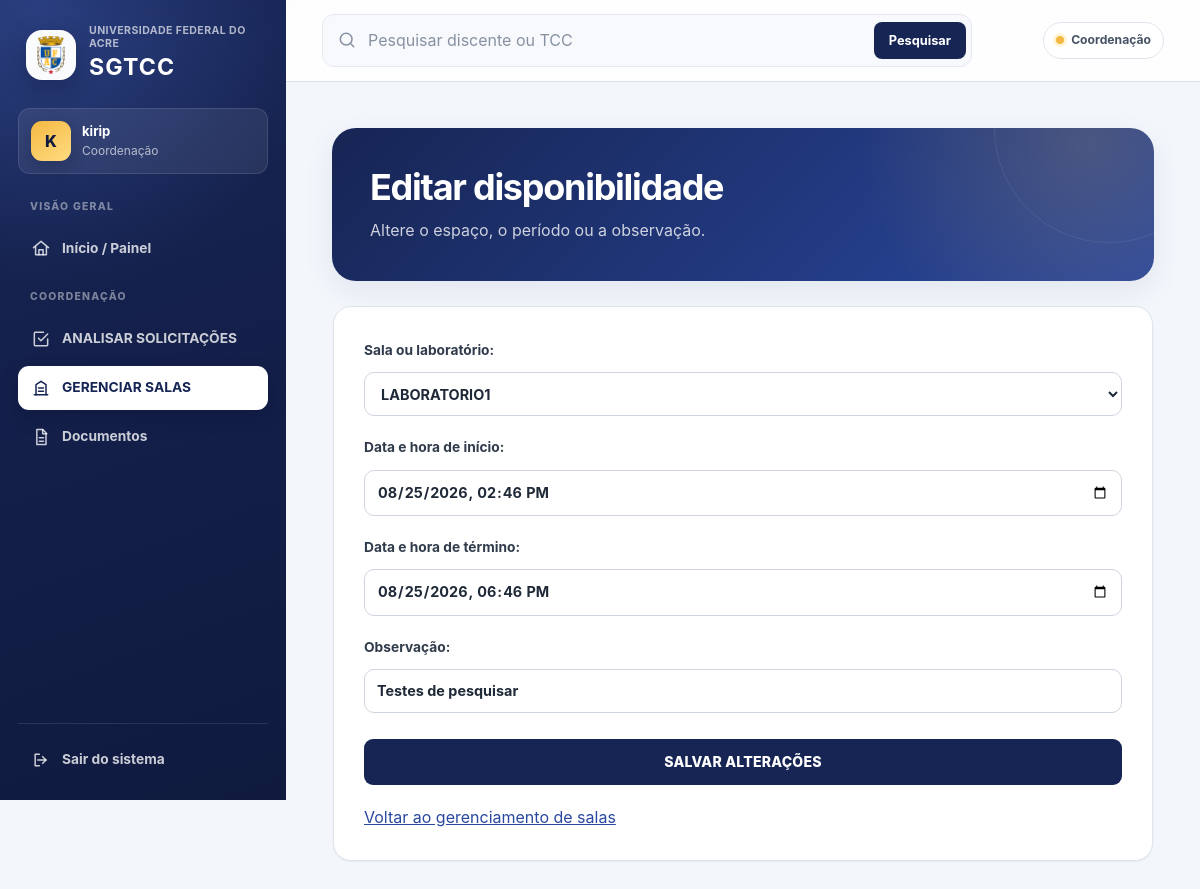
Page /disponibilidades/6/editar/ (signed in) on the committed database.
### bancasapp/models.py (models this page shows, shortened)
class DisponibilidadeEspaco(models.Model):
    espaco = models.ForeignKey(
        EspacoFisico,
        on_delete=models.CASCADE,
        related_name='disponibilidades'
    )
    data_hora_inicio = models.DateTimeField(
        verbose_name='Data e hora de início'
    )
    data_hora_fim = models.DateTimeField(
        verbose_name='Data e hora de término'
    )
    ativo = models.BooleanField(
        default=True
    )
    observacao = models.CharField(
        max_length=255,
        blank=True
    )
    criada_por = models.ForeignKey(
        User,
        on_delete=models.SET_NULL,
        null=True,
        blank=True,
        related_name='disponibilidades_criadas',
        editable=False
    )
    data_cadastro = models.DateTimeField(
        auto_now_add=True
    )
    class Meta:
        ordering = [
            'data_hora_inicio',
            'espaco__nome',
        ]
        verbose_name = 'Disponibilidade de espaço'
        verbose_name_plural = 'Disponibilidades de espaços'
        constraints = [
            models.CheckConstraint(
                condition=models.Q(
                    data_hora_fim__gt=models.F(
                        'data_hora_inicio'
                    )
                ),
                name='disponibilidade_fim_apos_inicio'
            ),
        ]
        indexes = [
            models.Index(
                fields=[
                    'espaco',
                    'data_hora_inicio',
                    'data_hora_fim',
                ],
                name='disp_espaco_periodo_idx'
            ),
        ]

### bancasapp/views.py (the view)
@coordenacao_required
def editar_disponibilidade(
    request,
    disponibilidade_id
):
    disponibilidade = get_object_or_404(
        DisponibilidadeEspaco.objects
        .select_related('espaco'),
        pk=disponibilidade_id
    )
    if request.method == 'POST':
        if _disponibilidade_possui_compromisso(
            disponibilidade
        ):
            messages.error(
                request,
                'Esta disponibilidade possui uma solicitação '
                'ou banca futura vinculada ao período e não '
                'pode ser editada.'
            )
            return redirect(
                'gerenciar_espacos'
            )
        form = DisponibilidadeEspacoForm(
            request.POST,
            instance=disponibilidade
        )
        if form.is_valid():
            form.save()
            messages.success(
                request,
                'Disponibilidade atualizada com sucesso.'
            )
            return redirect(
                'gerenciar_espacos'
            )
        for erros in form.errors.values():
            for erro in erros:
                messages.error(
                    request,
                    erro
                )
    else:
        form = DisponibilidadeEspacoForm(
            instance=disponibilidade
        )
    contexto = {
        'titulo': 'Editar disponibilidade',
        'descricao': (
            'Altere o espaço, o período ou a observação.'
        ),
        'form': form,
        'texto_botao': 'SALVAR ALTERAÇÕES',
    }
    return render(
        request,
        'editar_gerenciamento.html',
        contexto
    )

### bancasapp/models.py (called while the page is built)
    def __str__(self):
        return self.nome

### bancasapp/permissions.py (called while the page is built)
def usuario_e_coordenacao(user):
    if not user.is_authenticated or not user.is_active:
        return False
    if user.is_superuser:
        return True
    return pUsuario.objects.filter(
        usuario=user,
        perfil='COORDENACAO'
    ).exists()

def coordenacao_required(view_func):
    @login_required(login_url='login')
    @wraps(view_func)
    def wrapper(request, *args, **kwargs):
        if usuario_e_coordenacao(request.user):
            return view_func(
                request,
                *args,
                **kwargs
            )
        messages.error(
            request,
            'Apenas a Coordenação pode realizar esta operação.'
        )
        return redirect('dashboard')
    return wrapper

### templates/editar_gerenciamento.html (shortened to what this page needs)
{% extends 'base.html' %}
{% block content %}
<div class="dashboard-header">
    <h1>{{ titulo }}</h1>
    <p>{{ descricao }}</p>
</div>
<div class="form-container">
    <form method="POST">
        {{ form.as_p }}
        <button
            type="submit"
            class="btn-enviar"
        >
            {{ texto_botao }}
        </button>
    </form>
    <p style="margin-top: 20px;">
        <a href="{% url 'gerenciar_espacos' %}">
            Voltar ao gerenciamento de salas
        </a>
    </p>
</div>
{% endblock %}

### templates/base.html (shortened to what this page needs)
{% load static %}
<!DOCTYPE html>
<html lang="pt-br">
<head>
    <link
        rel="stylesheet"
        href="{% static 'css/style.css' %}?v=20260901-05"
    >
</head>
<body>
    {% with rota=request.resolver_match.url_name %}
        <div class="app-shell">
            <aside
                class="sidebar"
                id="menu-principal"
                aria-label="Navegação principal"
            >
                <div class="brand">
                    <div class="brand-logo">
                        <img
                            src="{% static 'assets/logo_ufac.png' %}"
                            alt="Brasão da Universidade Federal do Acre"
                        >
                    </div>
                    <div class="brand-texto">
                        <span>Universidade Federal do Acre</span>
                        <strong>SGTCC</strong>
                    </div>
                </div>
                {% if request.user.is_authenticated %}
                    <div class="usuario-logado">
                        <div class="usuario-avatar" aria-hidden="true">
                            {{ request.user.get_full_name|default:request.user.username|slice:":1"|upper }}
                        </div>
                        <div class="usuario-dados">
                            <strong>
                                {{ request.user.get_full_name|default:request.user.username }}
                            </strong>
                            <span>
                                {% if request.user.is_superuser %}
                                    Coordenação
                                {% else %}
                                    {{ request.user.pusuario.get_perfil_display }}
                                {% endif %}
                            </span>
                        </div>
                    </div>
                {% endif %}
                <nav class="app-nav">
                    <span class="nav-secao">Visão geral</span>
                    <a
                        href="{% url 'dashboard' %}"
                        class="nav-link {% if rota == 'dashboard' %}is-active{% endif %}"
                    >
                        <svg viewBox="0 0 24 24" aria-hidden="true">
                            <path d="M3 11.5 12 4l9 7.5"></path>
                            <path d="M5.5 10.5V20h13v-9.5"></path>
                            <path d="M9.5 20v-6h5v6"></path>
                        </svg>
                        <span>Início / Painel</span>
                    </a>
                    {% if request.user.is_superuser or request.user.pusuario.perfil == 'COORDENACAO' %}
                        <span class="nav-secao">Coordenação</span>
                        <a
                            href="{% url 'solicitacoes_coordenacao' %}"
                            class="nav-link {% if rota == 'solicitacoes_coordenacao' or rota == 'avaliar_solicitacao' or rota == 'editar_solicitacao_coordenacao' %}is-active{% endif %}"
                        >
                            <svg viewBox="0 0 24 24" aria-hidden="true">
                                <path d="M9 11 12 14 20 6"></path>
                                <path d="M20 12v7a1 1 0 0 1-1 1H5a1 1 0 0 1-1-1V5a1 1 0 0 1 1-1h10"></path>
                            </svg>
                            <span>ANALISAR SOLICITAÇÕES</span>
                        </a>
                        <a
                            href="{% url 'gerenciar_espacos' %}"
                            class="nav-link {% if rota == 'gerenciar_espacos' or rota == 'editar_espaco' or rota == 'editar_disponibilidade' %}is-active{% endif %}"
                        >
                            <svg viewBox="0 0 24 24" aria-hidden="true">
                                <path d="M4 20h16"></path>
                                <path d="M6 20V8l6-4 6 4v12"></path>
                                <path d="M9 12h6"></path>
                                <path d="M9 16h6"></path>
                            </svg>
                            <span>GERENCIAR SALAS</span>
                        </a>
                        <a
                            href="{% url 'documentos' %}"
                            class="nav-link {% if rota == 'documentos' %}is-active{% endif %}"
                        >
                            <svg viewBox="0 0 24 24" aria-hidden="true">
                                <path d="M7 3h7l4 4v14H7z"></path>
                                <path d="M14 3v5h5"></path>
                                <path d="M10 13h5"></path>
                                <path d="M10 17h5"></path>
                            </svg>
                            <span>Documentos</span>
                        </a>
                    {% endif %}
                </nav>
                <div class="footer-menu">
                    <form
                        method="POST"
                        action="{% url 'logout' %}"
                        class="form-logout"
                    >
                        <button type="submit" class="btn-logout">
                            <svg viewBox="0 0 24 24" aria-hidden="true">
                                <path d="M10 5H5v14h5"></path>
                                <path d="M14 8l4 4-4 4"></path>
                                <path d="M8 12h10"></path>
                            </svg>
                            <span>Sair do sistema</span>
                        </button>
                    </form>
                </div>
            </aside>
            <main class="app-main">
                <header class="topbar">
                    <form
                        action="{% url 'pesquisar' %}"
                        method="GET"
                        class="barra-pesquisa"
                        role="search"
                    >
                        <svg viewBox="0 0 24 24" aria-hidden="true">
                            <circle cx="11" cy="11" r="7"></circle>
                            <path d="m16 16 4 4"></path>
                        </svg>
                        <input
                            id="pesquisa-global"
                            type="search"
                            name="q"
                            placeholder="Pesquisar discente ou TCC"
                            value="{{ request.GET.q|default:'' }}"
                            autocomplete="off"
                        >
                        <button type="submit">Pesquisar</button>
                    </form>
                    <div class="topbar-contexto" aria-label="Perfil atual">
                        {% if request.user.is_superuser or request.user.pusuario.perfil == 'COORDENACAO' %}
                            <span class="contexto-indicador contexto-coordenacao"></span>
                            Coordenação
                        {% else %}
                            <span class="contexto-indicador contexto-docente"></span>
                            Docente
                        {% endif %}
                    </div>
                </header>
                <div class="page-content" id="conteudo-principal" tabindex="-1">
                    {% block content %}
                    {% endblock %}
                </div>
            </main>
        </div>
    {% endwith %}
</body>
</html>

### rows in the picture
DisponibilidadeEspaco: espaco "LABORATORIO1", data_hora_inicio "08/25/2026 14:46", data_hora_fim "08/25/2026 18:46", observacao "Testes de pesquisar"

### other values in the picture
{{ request.user.get_full_name|default:request.user.username }} "kirip"
{{ titulo }} "Editar disponibilidade"
{{ descricao }} "Altere o espaço, o período ou a observação."
{{ texto_botao }} "SALVAR ALTERAÇÕES"
